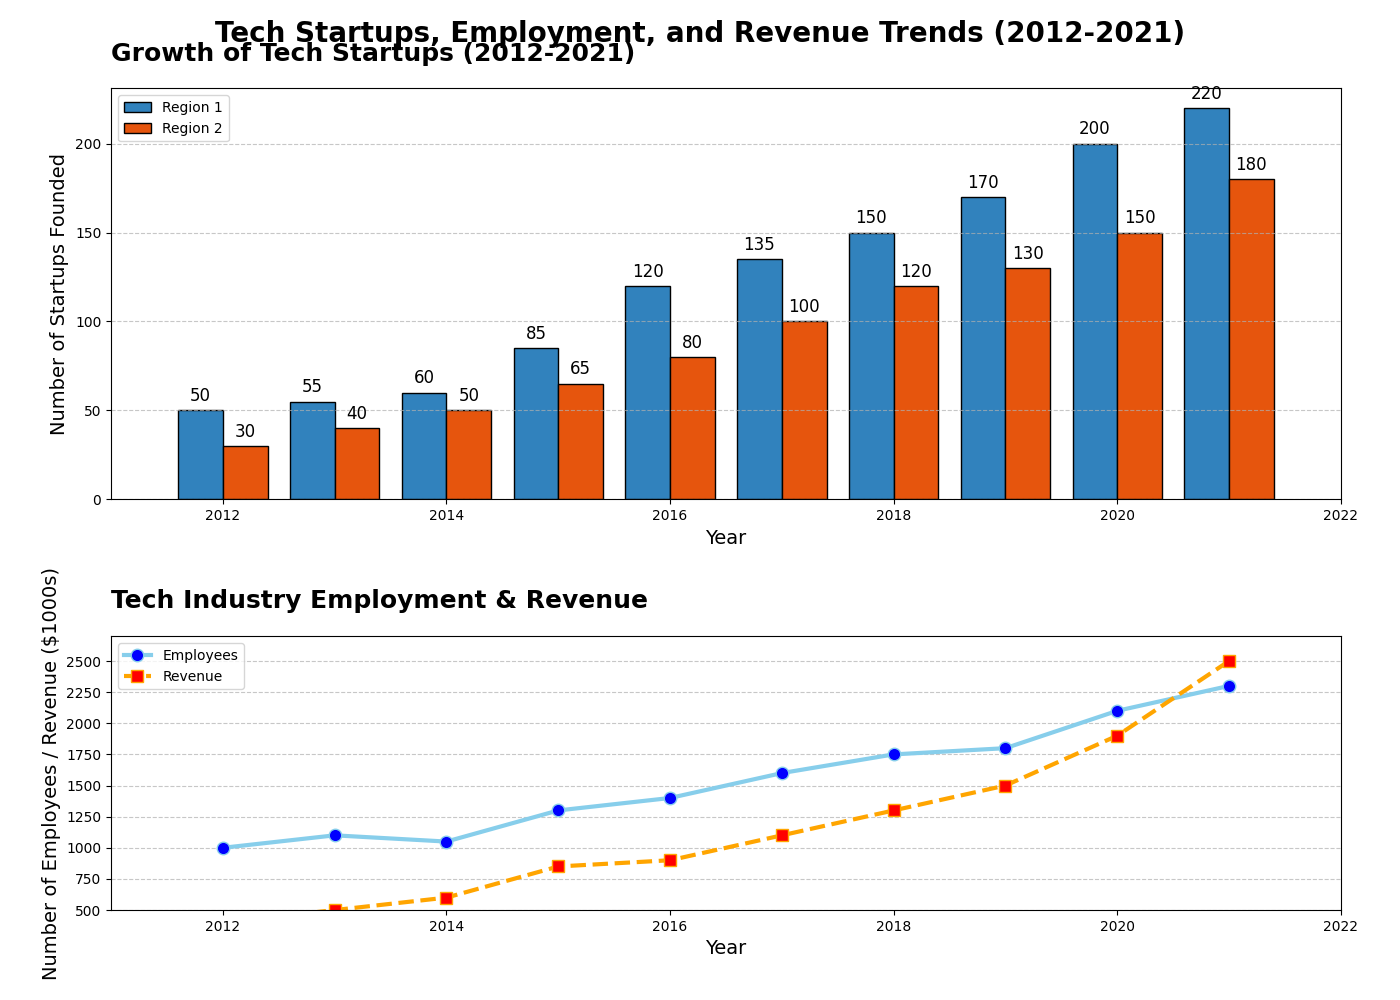

This figure's Python source:
import matplotlib.pyplot as plt
import numpy as np

# Original data
years = np.arange(2012, 2022)
startups_founded = [50, 55, 60, 85, 120, 135, 150, 170, 200, 220]

# Additional data series for startups founded in another geographic region
startups_founded_region2 = [30, 40, 50, 65, 80, 100, 120, 130, 150, 180]

# Original data for line chart
years_line = np.arange(2012, 2022)
employees = [1000, 1100, 1050, 1300, 1400, 1600, 1750, 1800, 2100, 2300]

# Additional made-up data series for another key metric: Revenue (in $1000s)
revenue = [400, 500, 600, 850, 900, 1100, 1300, 1500, 1900, 2500]

# Create the figure and two subplots
fig, (ax1, ax2) = plt.subplots(2, 1, figsize=(14, 10), gridspec_kw={'height_ratios': [3, 2]})

# Bar chart with additional data series
bars1 = ax1.bar(years - 0.2, startups_founded, width=0.4, label='Region 1', color=plt.cm.tab20c(0), edgecolor='black')
bars2 = ax1.bar(years + 0.2, startups_founded_region2, width=0.4, label='Region 2', color=plt.cm.tab20c(4), edgecolor='black')

# Customize the bar chart
ax1.set_title('Growth of Tech Startups (2012-2021)', fontsize=18, weight='bold', loc='left', pad=20)
ax1.set_xlabel('Year', fontsize=14)
ax1.set_ylabel('Number of Startups Founded', fontsize=14)
ax1.yaxis.grid(True, linestyle='--', alpha=0.7)
ax1.set_xlim(2011, 2022)
ax1.legend()

# Annotate each bar with the number of startups
for bar, value in zip(bars1 + bars2, startups_founded + startups_founded_region2):
    ax1.text(bar.get_x() + bar.get_width() / 2, bar.get_height() + 3, f'{value}', ha='center', va='bottom', fontsize=12)

# Line chart with an additional data series
ax2.plot(years_line, employees, marker='o', color='skyblue', markerfacecolor='blue', markersize=9, linewidth=3, label='Employees')
ax2.plot(years_line, revenue, marker='s', color='orange', markerfacecolor='red', markersize=9, linewidth=3, linestyle='--', label='Revenue')

# Customize the line chart
ax2.set_title('Tech Industry Employment & Revenue', fontsize=18, weight='bold', loc='left', pad=20)
ax2.set_xlabel('Year', fontsize=14)
ax2.set_ylabel('Number of Employees / Revenue ($1000s)', fontsize=14)
ax2.yaxis.grid(True, linestyle='--', alpha=0.7)
ax2.set_xlim(2011, 2022)
ax2.set_ylim(500, 2700)
ax2.legend()

# Adjust layout and display the plot
fig.tight_layout(pad=3.0)
fig.suptitle('Tech Startups, Employment, and Revenue Trends (2012-2021)', fontsize=20, weight='bold')
plt.show()
